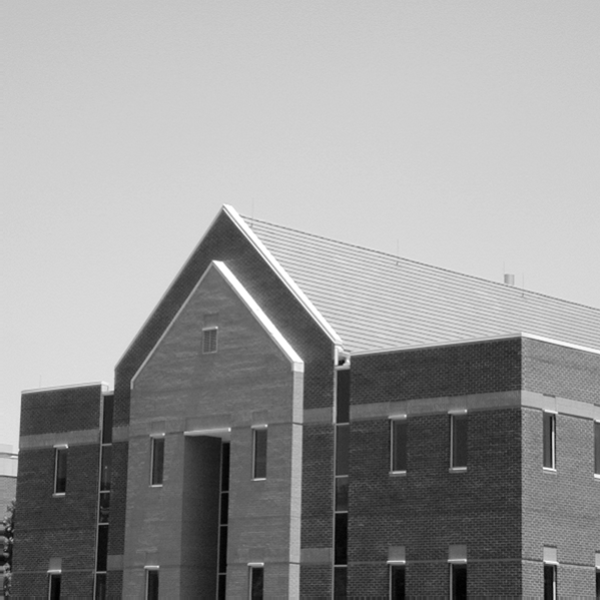
#> input picture Lab5_Frequency_Domain_Filtering/Q5_1.tif, 600 x 600 px
$ python sobel_frequency_noshift_11810818.py
#> lines starting #> are read from the running program, lines starting #| are printed output that depends on the picture
### Lab5_Frequency_Domain_Filtering/EE326_SUSTech.py
'''
Library USE for EE326 2021
'''

import numpy as np
from skimage import io, data
import math
from scipy import interpolate
import matplotlib.pyplot as plt


# General
def format_image(input_image):
    output_image = input_image
    output_image -= np.min(output_image)
    output_image = (output_image/np.max(output_image))*255
    return output_image

# LAB 4


def convolution_3x3(input_image, operator_3x3):
    col, row = input_image.shape
    output_image = np.zeros([col, row])
    input_image = np.pad(input_image, 1)
    for i in range(0, col):
        for j in range(0, row):
            for i2 in range(3):
                for j2 in range(3):
                    output_image[i, j] += input_image[i+i2, j+j2] * operator_3x3[i2, j2]

    return output_image


# [23 lines left out: functions sobel_filter, zero_padding, not called in this run]

# LAB 5


def extract_result_eastsouth(input_image):
    x, y = input_image.shape
    output_image = input_image[int(x/2):x, int(y/2):y]

    return output_image


# [14 lines left out: functions extract_result_westnorth, zero_padding_DFT, not called in this run]


def zero_padding_DFT(input_image):
    m,n = input_image.shape

    P = 2*m
    Q = 2*n

    output_image = np.zeros([P, Q])
    output_image[0:m, 0:n] = input_image

    return output_image


# [37 lines left out: functions centering, generating_from_spatial_filter, gaussian_filter, butterworth_filter, not called in this run]

# [4 lines that do not run on import are left out]

### Lab5_Frequency_Domain_Filtering/sobel_frequency_noshift_11810818.py
import numpy as np
import numpy.fft
from skimage import io, data
import math
from scipy import interpolate
import matplotlib.pyplot as plt
import EE326_SUSTech


def sobel_filter_11810818(input_image):
    m, n = input_image.shape
    kernel1 = np.array([[-1, 0, 1], [-2, 0, 2], [-1, 0, 1]])
    kernel2 = np.array([[-1, -2, -1], [0, 0, 0], [1, 2, 1]])

    # Filtering in the spatial Domain
    output_spatial = EE326_SUSTech.convolution_3x3(input_image, kernel1)
    # output_spatial += EE326_SUSTech.convolution_3x3(input_image, kernel2)

    io.imsave("Q5_1_spatial_mask.tif", output_spatial)
    output_spatial += input_image
    io.imsave("Q5_1_spatial_filtered.tif", EE326_SUSTech.format_image(output_spatial))

    # Filtering in the Frequency Domain
    input_image = EE326_SUSTech.zero_padding_DFT(input_image)
    input_image = np.fft.fft2(input_image)
    # io.imsave("Q5_1_image_spectrum.tif", EE326_SUSTech.format_image(np.real(input_image)))
    # input_image = np.fft.ifftshift(input_image)

    sz = (input_image.shape[0] - kernel1.shape[0], input_image.shape[1] - kernel1.shape[1])
    DFT_kernel_1 = np.pad(kernel1, (((sz[0] + 1) // 2, sz[0] // 2), ((sz[1] + 1) // 2, sz[1] // 2)), 'constant')
    DFT_kernel_2 = np.pad(kernel2, (((sz[0] + 1) // 2, sz[0] // 2), ((sz[1] + 1) // 2, sz[1] // 2)), 'constant')
    DFT_kernel_1_fft = np.fft.fft2(DFT_kernel_1)
    # DFT_kernel_1_fft = np.fft.ifftshift(DFT_kernel_1_fft)
    DFT_kernel_2_fft = np.fft.fft2(DFT_kernel_2)
    # DFT_kernel_2_fft = np.fft.ifftshift(DFT_kernel_2_fft)

    filtered_1 = np.multiply(input_image, DFT_kernel_1_fft)
    filtered_2 = np.multiply(input_image, DFT_kernel_2_fft)


    # filtered_1 = np.fft.ifftshift(filtered_1)
    filtered_1 = np.fft.ifft2(filtered_1)
    filtered_1 = np.real(filtered_1)


    # filtered_2 = np.fft.ifftshift(filtered_2)
    filtered_2 = np.fft.ifft2(filtered_2)
    filtered_2 = np.real(filtered_2)

    filtered = filtered_1 + filtered_2
    filtered = np.real(filtered)
    # filtered -= np.ones(filtered.shape)*np.min(filtered)

    io.imsave("Q5_1_frequency_filtered_noshift_1.tif",
              EE326_SUSTech.extract_result_eastsouth((filtered_1)))
    io.imsave("Q5_1_frequency_filtered_noshift_2.tif",
              EE326_SUSTech.extract_result_eastsouth((filtered_2)))
    io.imsave("Q5_1_frequency_filtered_noshift_3.tif",
              EE326_SUSTech.extract_result_eastsouth((filtered)))

if __name__ == '__main__':
    input_image = io.imread("Q5_1.tif")
#> input_image is the input picture: shape (600, 600); min 0, max 255, mean 152.8
    sobel_filter_11810818(input_image)
#> in convolution_3x3, `input_image = np.pad(input_image, 1)`:
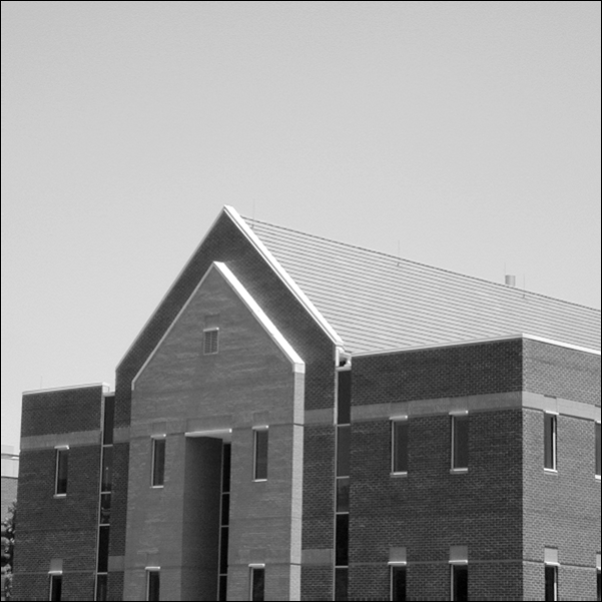
#> input_image: shape (602, 602); min 0, max 255, mean 151.8
#> after the loop in convolution_3x3, `for i in range(0, col):`:
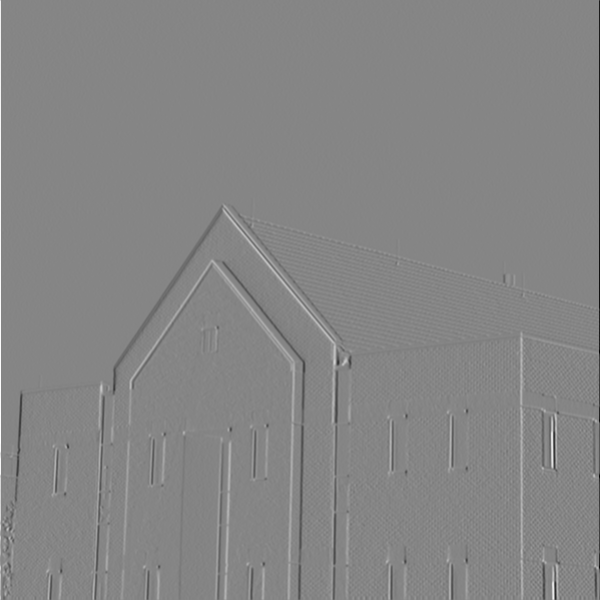
#> output_image: shape (600, 600) float64; min -987, max 897, mean -0.1; drawn with min black and max white
#> in sobel_filter_11810818, `output_spatial += input_image`:
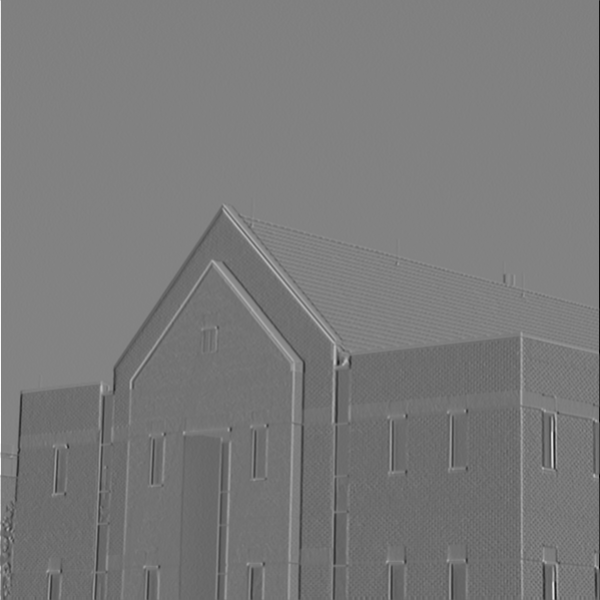
#> output_spatial: shape (600, 600) float64; min -737, max 1122, mean 152.7; drawn with min black and max white
#> in zero_padding_DFT, `output_image[0:m, 0:n] = input_image`:
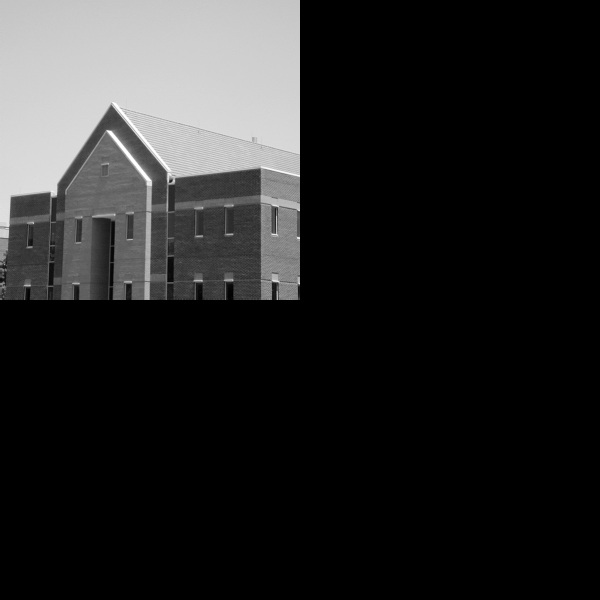
#> output_image: shape (1200, 1200) float64 (shown at 1/2 size); min 0, max 255, mean 38.2
#> in sobel_filter_11810818, `filtered_1 = np.real(filtered_1)`:
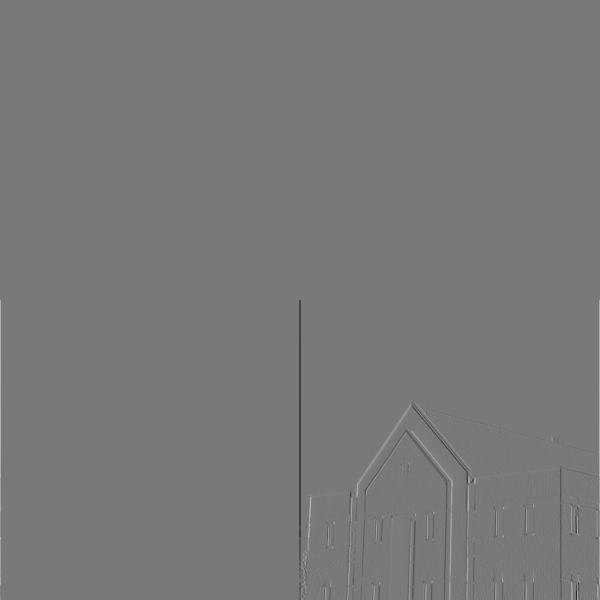
#> filtered_1: shape (1200, 1200) float64 (shown at 1/2 size); min -897, max 987, mean 0; drawn with min black and max white
#> in extract_result_eastsouth (call 2), `output_image = input_image[int(x/2):x, int(y/2):y]`:
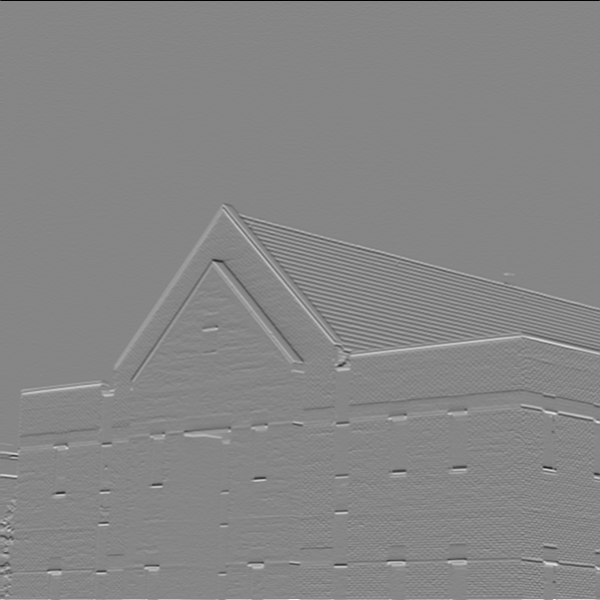
#> output_image: shape (600, 600) float64; min -808, max 726, mean 0.9; drawn with min black and max white
#> in extract_result_eastsouth (call 3), `output_image = input_image[int(x/2):x, int(y/2):y]`:
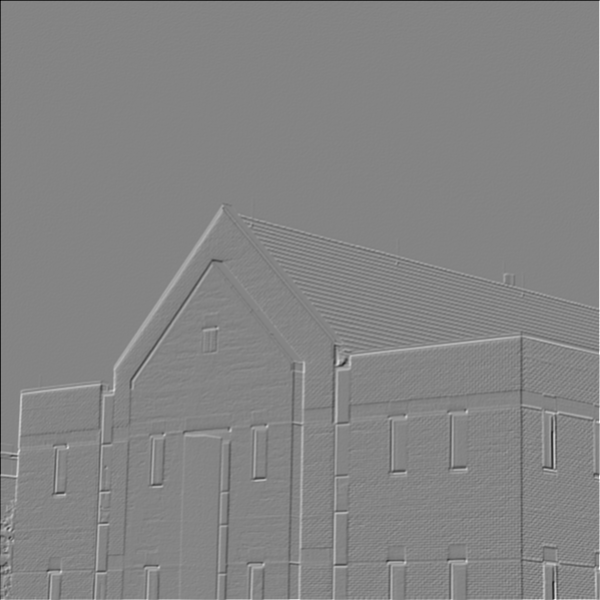
#> output_image: shape (600, 600) float64; min -1162, max 1076, mean 1; drawn with min black and max white
